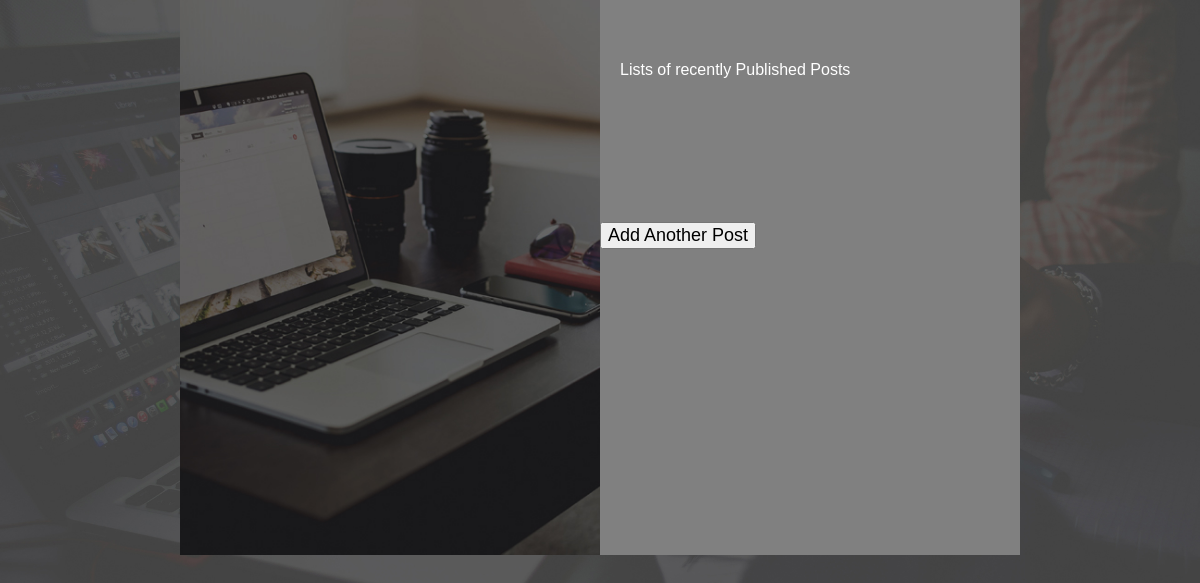
The app's page /view, older data.
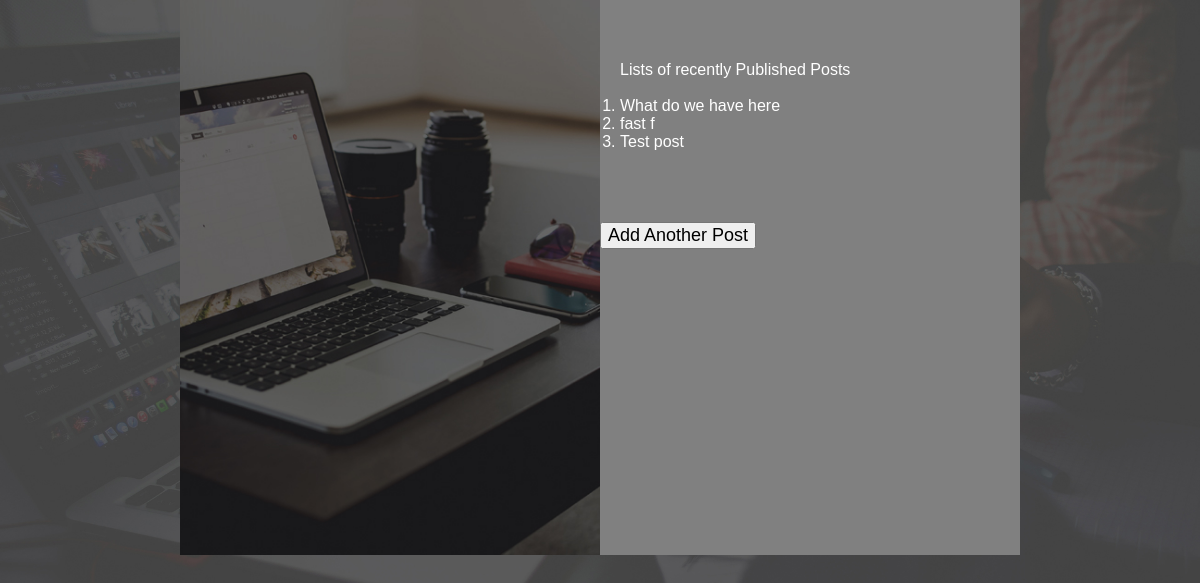
The same page, newer data.
### theplug/models.py (models this page shows)
class Post(models.Model):
	title = models.CharField(max_length=255)
	body = models.TextField()
	image = models.ImageField(upload_to="img", null=True, blank=True)
	date_added = models.DateTimeField(auto_now_add=True)
	class Meta:
		ordering =['-date_added']

### theplug/views.py (the view)
# urls.py: path('view', views.view_post, name="posts"),
def view_post(request):
	posts = Post.objects.all()[:10]
	return render(request, "theplug/posts.html", {'posts':posts})

### theplug/templates/theplug/posts.html (shortened to what this page needs)
{% load static %}
<!DOCTYPE html>
<html>
<head>
	<link href="{% static 'css/font-awesome.min.css' %}" rel="stylesheet" type="text/css" media="all" />
<link href="{% static 'css/style.css' %}" rel='stylesheet' type='text/css' media="all" />
</head>
<body>
	<div class="content-w3ls" style="background: grey;">
	<div class="content-agile1">
	</div>
	<div class="content-agile2" style="color: white;">
		<br><br>
		<h5 style="padding-left: 20px;">Lists of recently Published Posts</h5>
		<br>
		<ul style="padding-left: 20px; list-style: bullet;">
			{% for post in posts %}
			<li> {{ post.title }}</li>
			{% endfor %}
		</ul>
	</div>
<br><br><br>
	<div class="form-control agileinfo" style="margin-top: 20%; padding-left: 20px; margin-bottom: 50px;">
				<ul style="padding-left: 15px; padding-bottom: 15px;">
			<li style="padding-bottom: 20px;">
				<button style="font-size: 18px;" onclick="location.href='{% url 'theplug:create_post' %}'">Add Another Post </button>
			</li>
	</ul>
		</div>
</div>
</body>
</html>

### theplug/static/css/style.css (style rules this page uses)
html,body,div,span,applet,object,iframe,h1,h2,h3,h4,h5,h6,p,blockquote,pre,a,abbr,acronym,address,big,cite,code,del,dfn,em,img,ins,kbd,q,s,samp,small,strike,strong,sub,sup,tt,var,b,u,i,dl,dt,dd,ol,nav ul,nav li,fieldset,form,label,legend,table,caption,tbody,tfoot,thead,tr,th,td,article,aside,canvas,details,embed,figure,figcaption,footer,header,hgroup,menu,nav,output,ruby,section,summary,time,mark,audio,video { margin:0; padding:0; border:0; font-size:100%; font:inherit; vertical-align:baseline; }
ol,ul { list-style:none; margin:0px; padding:0px; }
body { background:url(../images/banner.jpg) no-repeat; background-attachment:fixed; background-position:center; background-size:cover; -webkit-background-size:cover; -moz-background-size:cover; -o-background-size:cover; font-family: 'Raleway', sans-serif; font-weight:300; }
.content-w3ls { background-color:#202123; width:70%; margin:0 auto 50px; padding:0; }
.content-w3ls .content-agile1 { width: 50%; float: left; background: url(../images/content.jpg) no-repeat; background-position: center; background-size: cover; -webkit-background-size: cover; -moz-background-size: cover; -o-background-size: cover; -ms-background-size: cover; min-height: 555px; }
.content-w3ls .content-agile2 { width: 50%; float: left; padding: 25px 0 0; }

Row changes from the older to the newer data that the page shows:
added Post: title "What do we have here"
added Post: title "fast f"
added Post: title "Test post"
